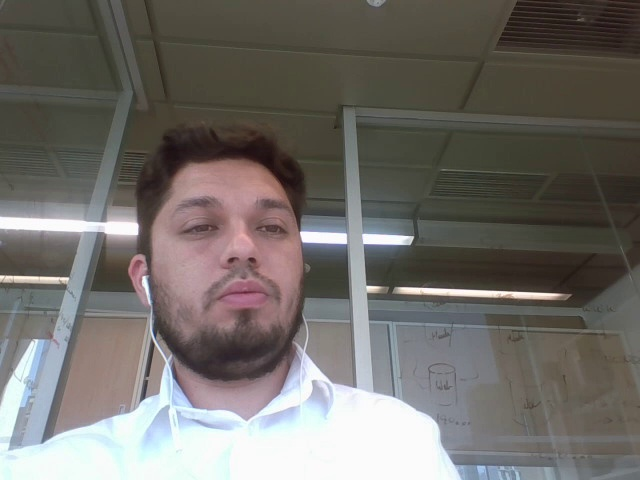
#> input picture backend/Documentos/captura_cara_cedula.jpg, 640 x 480 px, found by its file name
$ python validarcedula.py
#> lines starting #> are read from the running program, lines starting #| are printed output that depends on the picture; after the words box and inside, x2 and y2 are one past the last pixel; in counts of white or black regions, pixels touching at a corner belong together
#> further down, imagen is the input picture: shape (480, 640, 3); mean B, G, R 104.7, 108.9, 112.6
import cv2
import pytesseract

def detectar_tarjeta_identificacion(imagen):
    # Convierte la imagen a escala de grises
    gris = cv2.cvtColor(imagen, cv2.COLOR_BGR2GRAY)
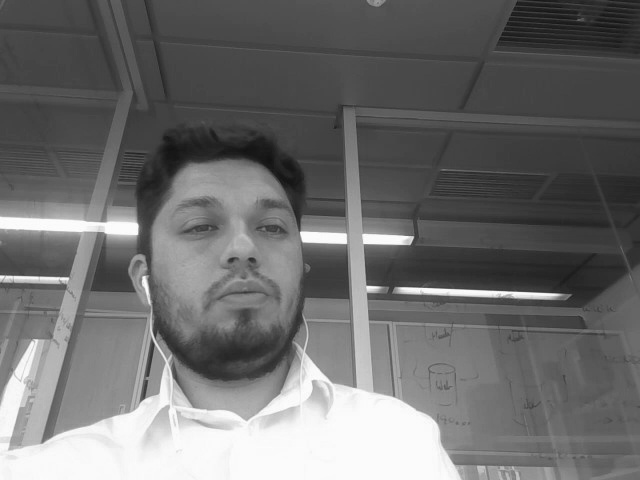
#> gris: shape (480, 640); min 18, max 255, mean 109.6

    # Aplica un umbral para resaltar características
    _, umbral = cv2.threshold(gris, 128, 255, cv2.THRESH_BINARY)
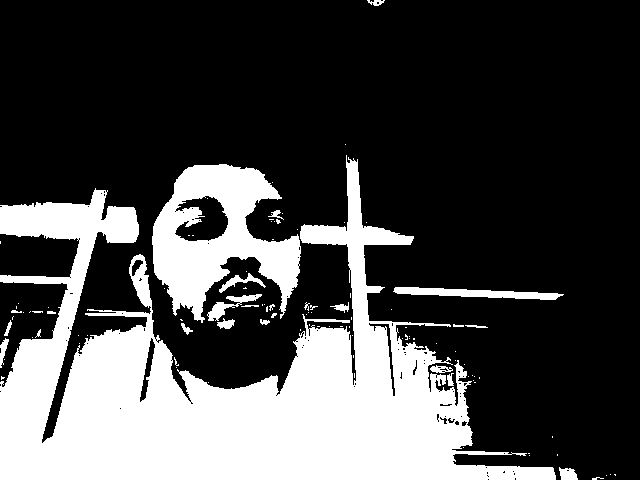
#> umbral: shape (480, 640); 28.3% white; 104 white regions (80 under 20 px)

    # Encuentra contornos en la imagen umbralizada
    contornos, _ = cv2.findContours(umbral, cv2.RETR_EXTERNAL, cv2.CHAIN_APPROX_SIMPLE)
#> contornos = 101 contours, 84 with area under 20; largest, box (x1, y1, x2, y2) and area: (0, 155, 556, 480) 70306, (152, 164, 301, 323) 13114, (393, 287, 564, 300) 1000, (207, 294, 262, 321) 364, (219, 273, 266, 293) 199

    for contorno in contornos:
        # Aproxima un polígono al contorno
        epsilon = 0.02 * cv2.arcLength(contorno, True)
        aproximacion = cv2.approxPolyDP(contorno, epsilon, True)

        # Si el polígono tiene cuatro vértices, se considera una tarjeta de identificación
        if len(aproximacion) == 4:
            return True
#> this loop made 31 passes
#> (epsilon, aproximacion) on passes 2, 3, 4, 6, 7, 8, 9, 10, 11, 12, 13, 14: (0, [[606, 475]]), (0.0683, [[614, 474], [615, 475], [615, 474]]), (0, [[610, 474]]), (0, [[529, 455]]), (0.04, [[557, 454], [557, 455]]), (0.04, [[528, 453], [529, 453]]), (0, [[463, 447]]), (0.04, [[552, 436], [552, 437]]), (0.04, [[474, 382], [475, 382]]), (0, [[208, 382]]), (0, [[473, 380]]), (0.04, [[479, 377], [479, 378]])
#> epsilon on passes 1, 5, 17, 19, 22, 26: 0.513, 1.16, 0.205, 0.815, 1.12, 0.478

    return False

def extraer_informacion_ocr(imagen):
    # Utiliza Tesseract OCR para extraer texto de la imagen
#> (the run stopped early here; a loop or call above may not have finished)

$ run again, with backend/Documentos/captura_cara.jpg copied over backend/Documentos/captura_cara_cedula.jpg
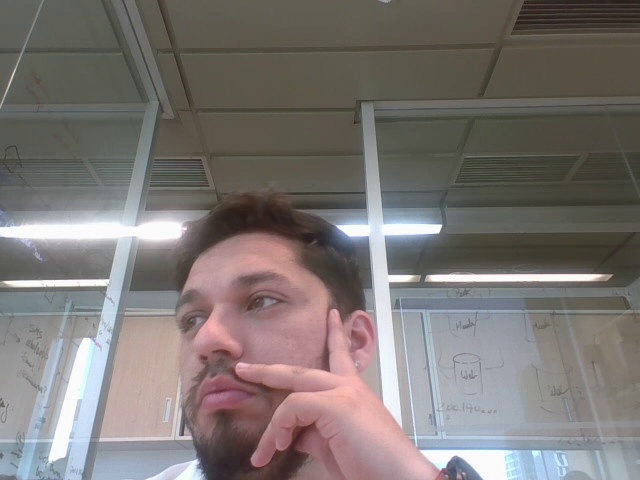
#> input picture backend/Documentos/captura_cara.jpg, 640 x 480 px, found by its file name
#> imagen is the input picture: shape (480, 640, 3); mean B, G, R 115.7, 117.9, 123.9
#> in detectar_tarjeta_identificacion, `gris = cv2.cvtColor(imagen, cv2.COLOR_BGR2GRAY)`:
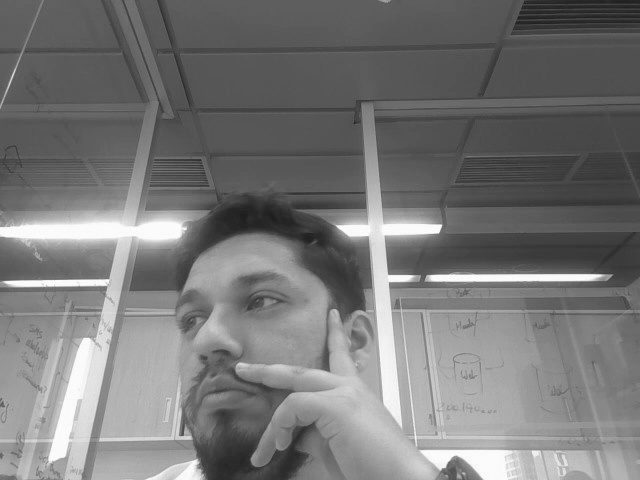
#> gris: shape (480, 640); min 29, max 255, mean 119.5
#> in detectar_tarjeta_identificacion, `_, umbral = cv2.threshold(gris, 128, 255, cv2.THRESH_BINARY)`:
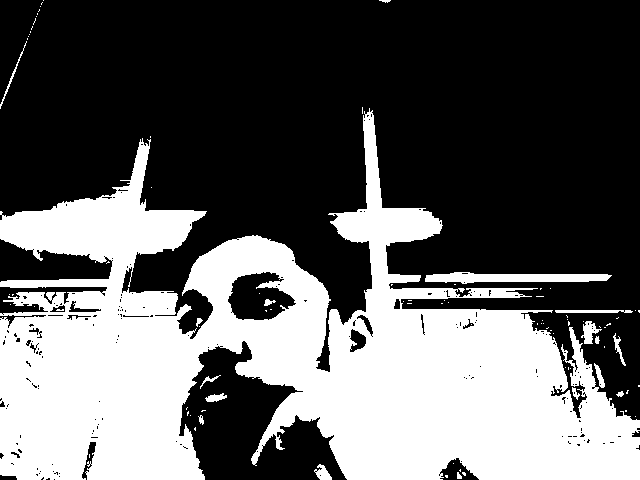
#> umbral: shape (480, 640); 37.7% white; 90 white regions (72 under 20 px)
#> contornos = 84 contours, 70 with area under 20; largest, box (x1, y1, x2, y2) and area: (0, 108, 640, 480) 113414, (425, 272, 612, 284) 1314, (581, 321, 602, 344) 200, (555, 310, 633, 313) 140, (314, 464, 332, 480) 138
#> the loop in detectar_tarjeta_identificacion, `for contorno in contornos:` made 8 passes
#> epsilon on passes 1, 2, 3, 5: 0.148, 0.205, 0.365, 1.32

$ run again, with backend/Documentos/captura_cara_persona.jpg copied over backend/Documentos/captura_cara_cedula.jpg
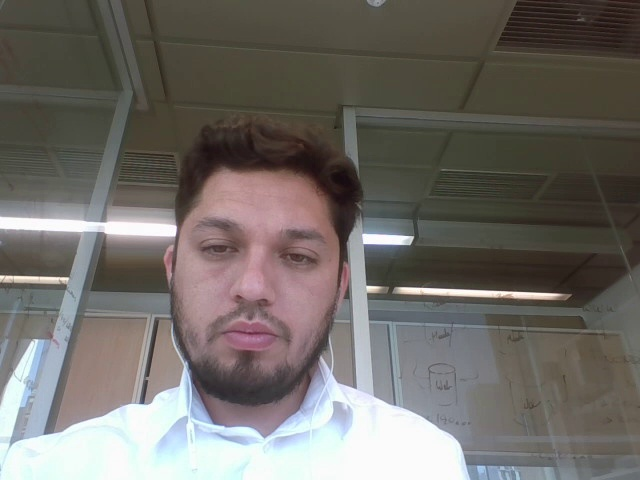
#> input picture backend/Documentos/captura_cara_persona.jpg, 640 x 480 px, found by its file name
#> imagen is the input picture: shape (480, 640, 3); mean B, G, R 102.9, 107.5, 111.7
#> in detectar_tarjeta_identificacion, `gris = cv2.cvtColor(imagen, cv2.COLOR_BGR2GRAY)`:
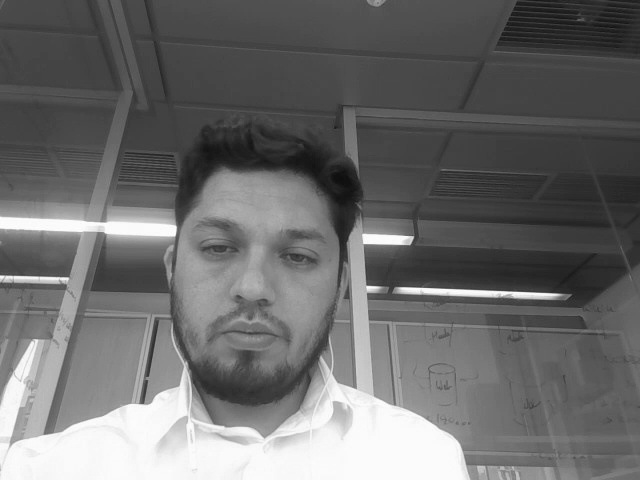
#> gris: shape (480, 640); min 15, max 255, mean 108.2
#> in detectar_tarjeta_identificacion, `_, umbral = cv2.threshold(gris, 128, 255, cv2.THRESH_BINARY)`:
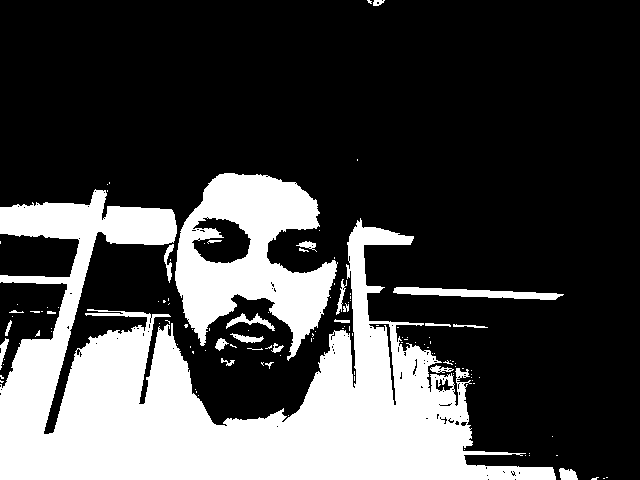
#> umbral: shape (480, 640); 27.6% white; 123 white regions (98 under 20 px)
#> contornos = 120 contours, 101 with area under 20; largest, box (x1, y1, x2, y2) and area: (0, 189, 556, 480) 64562, (175, 173, 338, 361) 16917, (393, 287, 564, 300) 994, (226, 313, 275, 331) 213, (559, 468, 578, 480) 148
#> the loop in detectar_tarjeta_identificacion, `for contorno in contornos:` made 41 passes
#> (epsilon, aproximacion) on passes 1, 2, 5, 6, 7, 8, 9, 10: (0.04, [[603, 478], [604, 478]]), (0.04, [[606, 477], [607, 477]]), (0.04, [[556, 455], [557, 455]]), (0, [[529, 455]]), (0, [[525, 455]]), (0, [[529, 453]]), (0, [[464, 449]]), (0, [[552, 436]])
